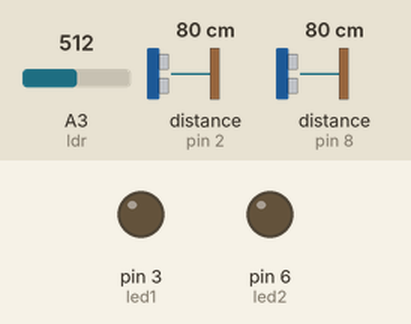
Recording of a sketch running on a simulated Arduino Uno, built with avr-gcc and run on an emulated ATmega328P. Shown: output pins drawn as LEDs (lit = HIGH). Inputs (shaded band) come from the test bench; at power-on: A3 (ldr) = 512, distance to the obstacle (sensors on pin 2, pin 8) 80 cm. The echo pulse lasts 58.3 µs per cm; pins used as bus, display or sensor lines are not drawn.

Above: at 1.2 s.
1.3 s: A3 (ldr) set to 290
At 2.3 s:
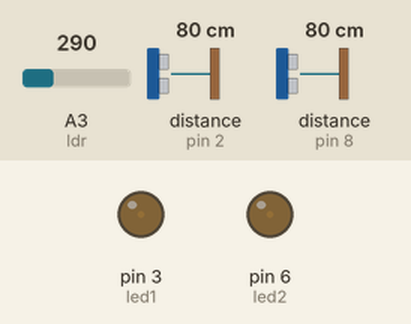
2.8 s: distance to the obstacle (sensor on pin 2) set to 20 cm
4.3 s: distance to the obstacle (sensor on pin 2) set to 16 cm
At 5.7 s:
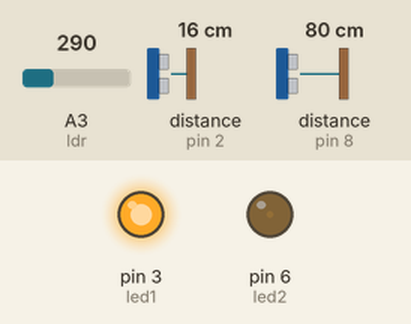
Timing chart, 0 to 7.3 s (numbered marks = the images above; inputs shaded):
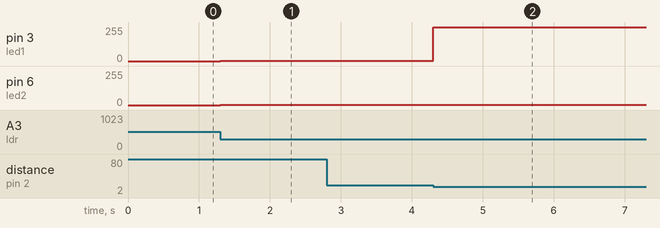

Measured:
- the behaviour switches between 19 and 18 cm on distance to the obstacle (sensor on pin 2) (found by bisection; images 1 and 2)
- after the input at 1.3 s, pin 3 (led1), pin 6 (led2): 0/255 → 2/255 at once
- after the input at 2.8 s, every drawn part: stays the same
- after the input at 4.3 s, pin 3 (led1): 2/255 → 255/255 at once

The sketch:

SmartStreetCode.ino
```cpp
//leds yellow wire
int led1 = 3; //pwm pin
int led2 = 6;

//vcc nd gnd of soner from analog pins
//echo blue wire, trig green wire
int echo1 = 2;
int echo2 = 8;
int trig1 = 4;
int trig2 = 9;

//ldr white wire
int ldr = A3;

//variables for distance
int dist1, dist2;

//variables to count enter and exit
static int enter = 0;
static int ex = 0;

//distance calculation of US1
void sensor1check()
{
  digitalWrite(trig1,LOW);
  delayMicroseconds(2);
  digitalWrite(trig1,HIGH);
  delayMicroseconds(10);
  digitalWrite(trig1,LOW);
  int duration= pulseIn(echo1,HIGH);
  dist1=(0.034*duration)/2;
}

//distance calculation of US2
void sensor2check()
{
  digitalWrite(trig2,LOW);
  delayMicroseconds(2);
  digitalWrite(trig2,HIGH);
  delayMicroseconds(10);
  digitalWrite(trig2,LOW);
  int duration= pulseIn(echo2,HIGH);
  dist2=(0.034*duration)/2;
}

void setup() {
  // put your setup code here, to run once:

  Serial.begin (9600);
  pinMode (led1,OUTPUT);
  pinMode (led2,OUTPUT);
  pinMode (echo1,INPUT);
  pinMode (echo2,INPUT);
  pinMode (trig1,OUTPUT);
  pinMode (trig2,OUTPUT);
  pinMode (ldr,INPUT);
}

void loop() {
  // put your main code here, to run repeatedly:

  //read data from LDR
  int ldrStatus = analogRead (ldr);

  //check Darkness
  if (ldrStatus <=300)
  {
    //digitalWrite(led1,HIGH);
    analogWrite(led1, 2);
    analogWrite(led2,2);
    //LED in Dim mode
    sensor1check();

    //check object entered
    if(dist1 >= 2 && dist1 <= 17) //roadwidth 15 cm
    {
      //object entered
      enter++;
      while( enter !=ex){
        digitalWrite(led1,HIGH);
        //LED in High mode
        sensor2check();
        //check if object exited
        if(dist2 >= 2 && dist2 <= 17)
        {
          //object exited
          delay(500);
          ex++;

          //digitalWrite(led2,HIGH);
        }
      }
      digitalWrite(led2,HIGH);

      analogWrite(led1, 2);
      delay(10000);
 //LED in Dim mode
    }
 /*   if(ex==1)
{     sensor2check();
      if(dist2>=2 && dist2<=17){
      digitalWrite(led2,HIGH);
        ex++;
      }
}*/
  }
  else
  {
   digitalWrite(led2,LOW);
    digitalWrite(led1, LOW); //in Daylight
  }
}
```
